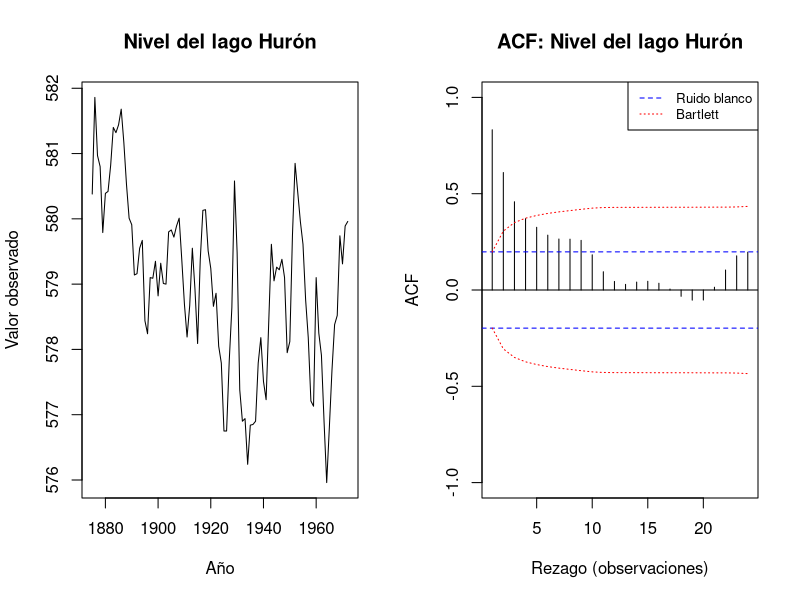
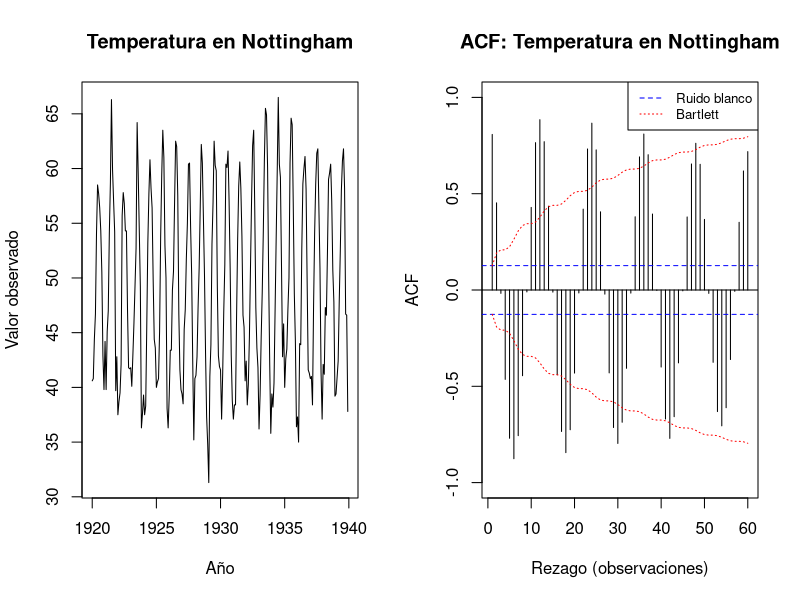
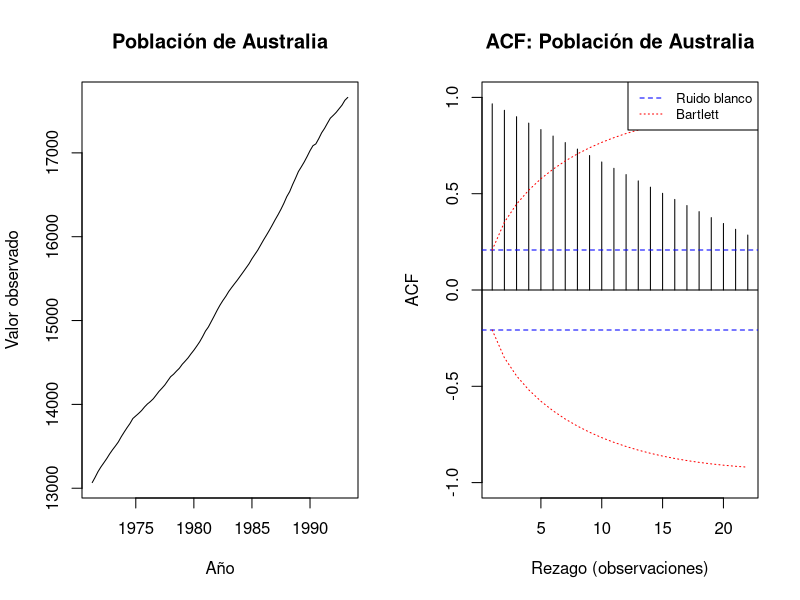
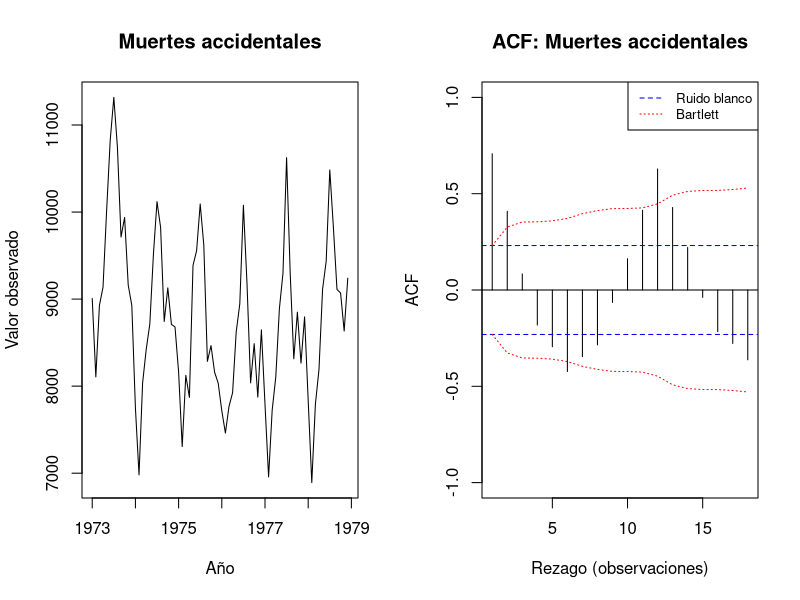
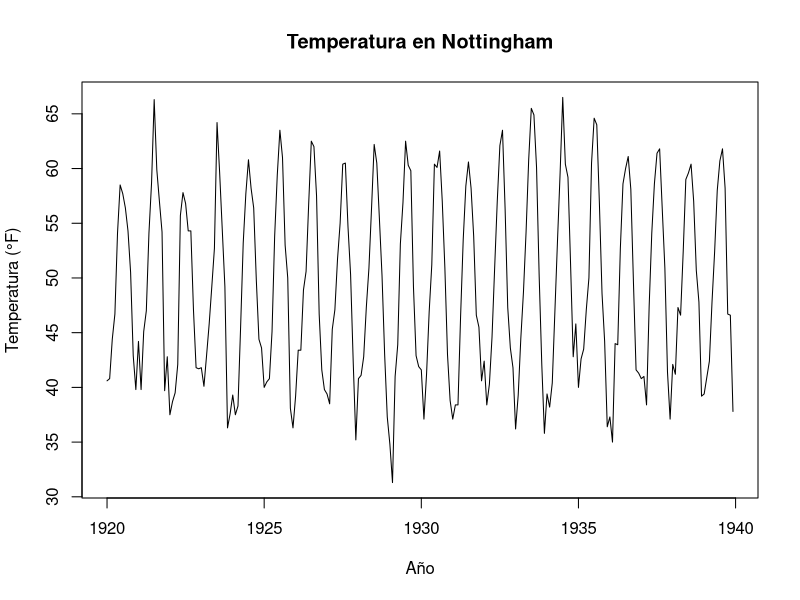
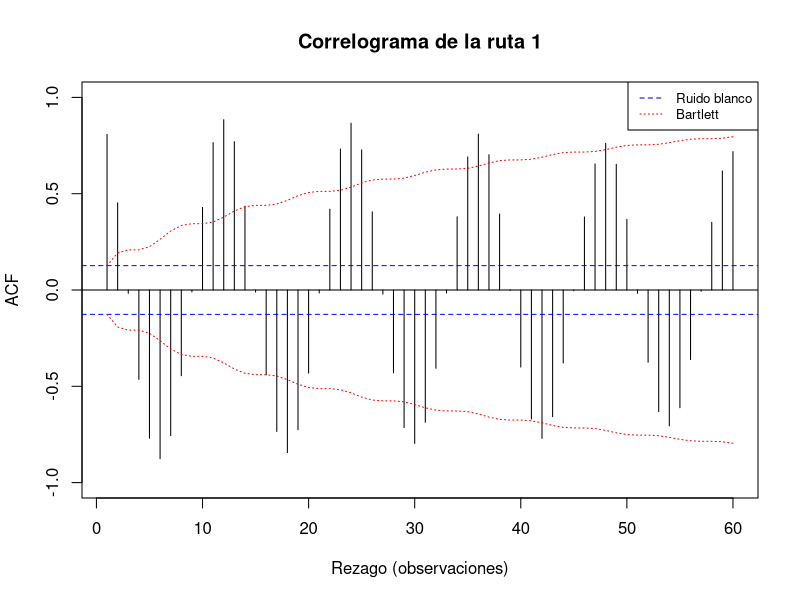
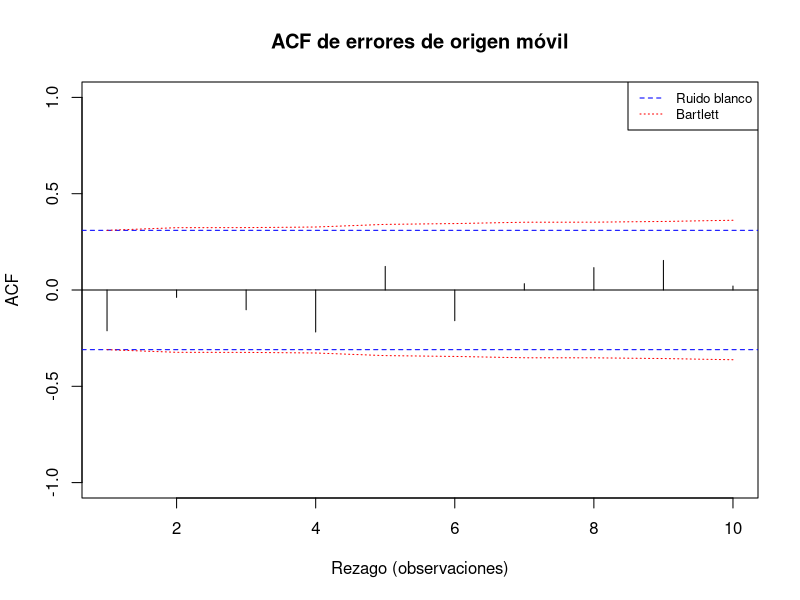
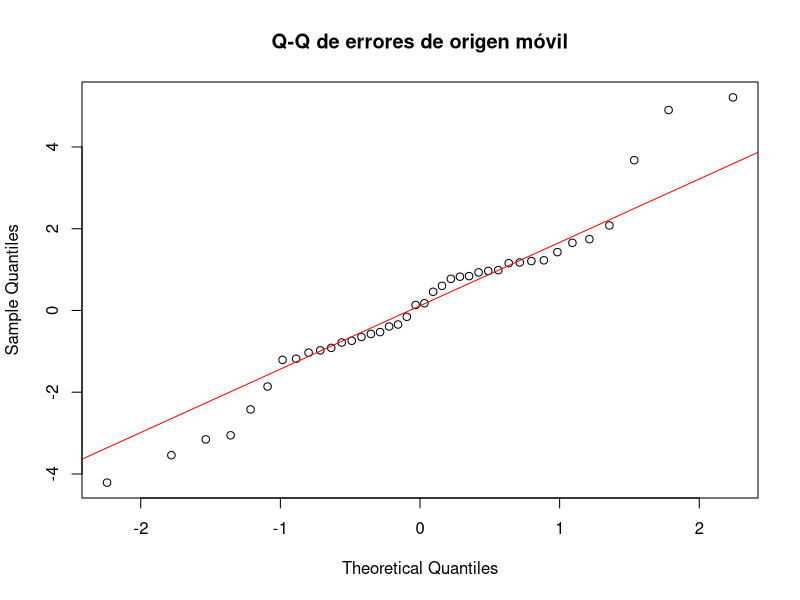

Here is the R script that generated these plots, in order:
## ---- chunk 1
# knitr controla la presentación de los bloques y sus resultados.
# echo = TRUE conserva el código para poder leerlo junto con sus comentarios.
# Los avisos se mantienen visibles para detectar dificultades durante el ajuste.
knitr::opts_chunk$set(echo = TRUE, warning = TRUE, message = FALSE, results = "asis",
                      fig.width = 9, fig.height = 5)
options(digits = 6)
## ---- chunk 2
# Esta primera función se crea para presentar todas las tablas del informe de la
# misma manera. El objeto tabla es el parámetro de entrada: cuando se llame a la
# función, recibirá como argumento un data.frame con los resultados que se desean
# mostrar. La función no modifica los cálculos; solamente organiza su presentación.
mostrar_tabla <- function(tabla) {
  # cat imprime texto directamente en el documento. Los dos saltos de línea,
  # representados por "\n\n", separan la tabla del contenido anterior para que
  # Markdown pueda reconocerla y dibujarla correctamente en el archivo HTML.
  cat("\n\n")

  # knitr::kable convierte el data.frame recibido en una tabla compatible con
  # Markdown. En esta llamada, tabla es el argumento que contiene los datos;
  # digits = 4 pide mostrar cuatro cifras decimales y row.names = FALSE evita
  # agregar una columna innecesaria con los números de las filas.
  # print envía al documento la tabla que kable acaba de construir.
  print(knitr::kable(tabla, digits = 4, row.names = FALSE))

  # Se dejan otros dos saltos de línea para separar la tabla del texto siguiente.
  cat("\n\n")
}

# Esta función construye el correlograma con las dos bandas de confianza pedidas.
# Tiene tres parámetros: serie recibe las observaciones; m fija el mayor rezago
# que se dibujará; y titulo recibe el texto que aparecerá encima del gráfico.
graficar_acf <- function(serie, m, titulo) {
  # as.numeric elimina atributos de calendario y deja únicamente los valores.
  # El vector resultante se guarda en valores porque la ACF necesita operar con
  # las observaciones numéricas, no con las etiquetas temporales de la serie.
  valores <- as.numeric(serie)

  # length cuenta las observaciones disponibles. El tamaño n se reutiliza en las
  # fórmulas de las bandas: cuanto mayor sea n, más estrechos serán sus límites.
  n <- length(valores)

  # stats::acf calcula las autocorrelaciones desde el rezago cero hasta m.
  # lag.max = m establece el último rezago; plot = FALSE evita que acf produzca
  # su gráfico automático, porque aquí se construirá uno con ambas bandas.
  # $acf extrae las correlaciones del resultado, as.numeric las vuelve un vector
  # sencillo y [-1] retira el rezago cero, cuya autocorrelación siempre es uno.
  r <- as.numeric(stats::acf(valores, lag.max = m, plot = FALSE)$acf)[-1]

  # seq_along crea los números 1, 2, ..., m. Estos valores serán las posiciones
  # horizontales de las autocorrelaciones almacenadas en r.
  rezagos <- seq_along(r)

  # qnorm(0.975) devuelve aproximadamente 1.96, el valor crítico normal usado
  # para una confianza del 95 %. Al dividirlo entre sqrt(n) se obtiene la banda
  # constante asociada con la aproximación de ruido blanco.
  blanca <- stats::qnorm(0.975) / sqrt(n)

  # cumsum(r^2) acumula los cuadrados de las autocorrelaciones. Se antepone un
  # cero porque, para calcular la banda de Bartlett del rezago k, solo se usan
  # r_1, ..., r_(k-1), es decir, no se incluye la correlación del propio rezago.
  previas <- c(0, cumsum(r^2))[seq_along(r)]

  # La fórmula de Bartlett produce un límite diferente en cada rezago. El objeto
  # bartlett es, por tanto, un vector con tantos límites como elementos tiene r.
  bartlett <- stats::qnorm(0.975) * sqrt((1 + 2 * previas) / n)

  # plot dibuja cada autocorrelación como una barra vertical porque type = "h".
  # ylim reúne los límites necesarios para que las barras y las dos bandas sean
  # visibles. main, xlab y ylab definen el título y los nombres de los ejes.
  plot(rezagos, r, type = "h",
       ylim = range(-1, 1, -bartlett, bartlett),
       main = titulo, xlab = "Rezago (observaciones)", ylab = "ACF")

  # abline añade primero la referencia horizontal de autocorrelación igual a cero.
  abline(h = 0)

  # Esta segunda llamada añade los límites positivo y negativo de ruido blanco.
  # col = "blue" los pinta de azul y lty = 2 utiliza líneas discontinuas.
  abline(h = c(-blanca, blanca), col = "blue", lty = 2)

  # lines incorpora los límites superior e inferior de Bartlett. Se dibujan por
  # separado porque cambian con el rezago; lty = 3 los diferencia visualmente.
  lines(rezagos, bartlett, col = "red", lty = 3)
  lines(rezagos, -bartlett, col = "red", lty = 3)

  # legend identifica las dos clases de bandas. "topright" fija la posición;
  # col y lty reproducen sus colores y trazos; cex = 0.8 reduce el texto al 80 %.
  legend("topright", c("Ruido blanco", "Bartlett"),
         col = c("blue", "red"), lty = c(2, 3), cex = 0.8)
}

# Esta función aplica Ljung-Box y devuelve sus resultados en una sola fila.
# valores recibe la serie que se evaluará; m indica el número máximo de rezagos;
# y p representa cuántos parámetros estimados deben descontarse de los grados de
# libertad. p = 0 es el valor predeterminado si no se entrega otro argumento.
resultado_ljung <- function(valores, m, p = 0) {
  # Box.test realiza la prueba. x recibe la serie como vector numérico; lag = m
  # define hasta qué rezago se examina la autocorrelación conjunta; type selecciona
  # el estadístico de Ljung-Box; y fitdf = p descuenta los parámetros estimados.
  # El objeto prueba conserva el estadístico Q, sus grados de libertad y el valor p.
  prueba <- stats::Box.test(
    x = as.numeric(valores), lag = m, type = "Ljung-Box", fitdf = p
  )

  # data.frame organiza el resultado para unirlo después con otras series.
  # unname elimina nombres internos que no se necesitan en las celdas. format.pval
  # presenta el valor p con cuatro cifras y eps evita imprimir un cero exacto cuando
  # el resultado es extremadamente pequeño.
  data.frame(n = length(valores), m = m, parametros_descontados = p,
             gl = unname(prueba$parameter), Q = unname(prueba$statistic),
             valor_p = format.pval(prueba$p.value, digits = 4, eps = 1e-12))
}

# Esta función reúne los métodos candidatos y devuelve sus pronósticos.
# entrenamiento contiene únicamente los datos conocidos en un origen; s indica
# cuántas observaciones forman un ciclo estacional; metodo es el nombre del modelo
# que se debe aplicar; y h es el horizonte, cuyo valor predeterminado es un periodo.
pronosticar_metodo <- function(entrenamiento, s, metodo, h = 1) {
  # n cuenta el tamaño de la muestra de entrenamiento. seq_len(h) produce las
  # posiciones 1, ..., h; al sumarlas a n se obtienen los índices futuros.
  n <- length(entrenamiento)
  futuro <- n + seq_len(h)

  # Si se solicita el método ingenuo estacional, tail extrae el ciclo más reciente.
  # rep lo repite hasta completar h pronósticos y return termina aquí la función.
  if (metodo == "Ingenuo estacional") {
    return(rep(tail(entrenamiento, s), length.out = h))
  }

  # %in% comprueba si el nombre pertenece a una de las dos variantes de
  # Holt-Winters. El if interno traduce ese nombre al argumento que exige la función.
  if (metodo %in% c("HW aditivo", "HW multiplicativo")) {
    tipo <- if (metodo == "HW aditivo") "additive" else "multiplicative"

    # ts convierte el vector en serie temporal y frequency = s registra su periodo.
    # HoltWinters estima nivel, tendencia y estacionalidad usando exclusivamente el
    # entrenamiento; seasonal = tipo elige la forma aditiva o multiplicativa.
    ajuste <- stats::HoltWinters(
      x = stats::ts(entrenamiento, frequency = s), seasonal = tipo
    )

    # predict obtiene h valores futuros mediante n.ahead = h. as.numeric elimina
    # atributos adicionales y return entrega únicamente el vector de pronósticos.
    return(as.numeric(stats::predict(ajuste, n.ahead = h)))
  }

  # Para las regresiones se crea una tabla con tres columnas: y almacena la
  # respuesta observada, t representa el tiempo y q identifica la estación.
  # factor transforma q en una variable categórica y levels = seq_len(s) conserva
  # exactamente las mismas s estaciones en entrenamiento y pronóstico.
  datos <- data.frame(
    y = entrenamiento, t = seq_len(n),
    q = factor((seq_len(n) - 1) %% s + 1, levels = seq_len(s))
  )

  # nuevos contiene las posiciones que se desean pronosticar. No incluye y porque
  # esos valores todavía son desconocidos; sí conserva t y la estación q.
  nuevos <- data.frame(
    t = futuro, q = factor((futuro - 1) %% s + 1, levels = seq_len(s))
  )

  # lm ajusta la regresión indicada por la fórmula. q - 1 estima una media propia
  # para cada estación sin añadir un intercepto general.
  if (metodo == "Medias estacionales") {
    ajuste <- stats::lm(y ~ q - 1, data = datos)

  # y ~ t + q combina una tendencia lineal temporal con efectos estacionales.
  } else if (metodo == "Tendencia y ficticias") {
    ajuste <- stats::lm(y ~ t + q, data = datos)

  # log(y) cambia la respuesta a escala logarítmica. Esta forma permite que los
  # cambios estacionales se interpreten de manera proporcional al nivel.
  } else if (metodo == "Log tendencia y ficticias") {
    ajuste <- stats::lm(log(y) ~ t + q, data = datos)

    # residuals extrae los errores del ajuste en escala logarítmica. exp los lleva
    # a escala multiplicativa y mean calcula el factor que corrige el sesgo causado
    # al regresar con exp a la escala original. Solo se usan datos de entrenamiento.
    factor_retransformacion <- mean(exp(stats::residuals(ajuste)))

    # predict calcula los valores logarítmicos para nuevos; exp devuelve la escala
    # original y la multiplicación aplica la corrección. return entrega el resultado.
    return(as.numeric(exp(stats::predict(ajuste, newdata = nuevos))) *
             factor_retransformacion)
  } else {
    # stop detiene la ejecución con un mensaje si metodo no coincide con ningún
    # nombre permitido. Así se evita producir silenciosamente un resultado incorrecto.
    stop("Nombre de método no reconocido.")
  }

  # Para los dos modelos lineales sin logaritmo, predict usa el ajuste y las filas
  # de nuevos. as.numeric entrega los pronósticos como un vector sencillo.
  as.numeric(stats::predict(ajuste, newdata = nuevos))
}

# Esta función ejecuta la evaluación de origen móvil para una ruta completa.
# y es la serie numérica; s es su periodo; origenes contiene las últimas posiciones
# conocidas en cada evaluación; y metodos enumera los candidatos que se compararán.
evaluar_ruta <- function(y, s, origenes, metodos) {
  # matrix crea el espacio donde se guardarán los pronósticos. NA_real_ reserva
  # celdas numéricas aún vacías; cada fila corresponde a un origen y cada columna
  # a un método. dimnames asigna como etiquetas los orígenes y los nombres dados.
  pronosticos <- matrix(NA_real_, nrow = length(origenes),
                       ncol = length(metodos),
                       dimnames = list(origenes, metodos))

  # El primer ciclo recorre los orígenes. seq_along devuelve posiciones válidas
  # incluso si cambia la cantidad de orígenes; o guarda el origen actual.
  for (i in seq_along(origenes)) {
    o <- origenes[i]

    # seq_len(o) selecciona desde la primera observación hasta el origen actual.
    # Así la ventana crece, pero nunca utiliza información posterior al origen.
    entrenamiento <- y[seq_len(o)]

    # El segundo ciclo recorre todos los métodos bajo exactamente el mismo origen.
    # Cada modelo se vuelve a estimar y produce un pronóstico de horizonte uno.
    for (j in seq_along(metodos)) {
      pronosticos[i, j] <- pronosticar_metodo(
        entrenamiento, s, metodos[j], h = 1
      )
    }
  }

  # Cada origen o pronostica la observación o + 1. Por eso este vector contiene
  # los valores reales que se compararán fila por fila con la matriz de pronósticos.
  observados <- y[origenes + 1]

  # stopifnot verifica dos condiciones necesarias: todos los pronósticos deben ser
  # finitos y ningún observado puede ser cero, pues el MAPE divide entre ese valor.
  stopifnot(all(is.finite(pronosticos)), all(observados != 0))

  # Los errores siguen la convención declarada: observado menos pronosticado.
  # R resta observados a cada columna de la matriz y conserva su organización.
  errores <- observados - pronosticos

  # Se inicia una tabla vacía que recibirá una fila de medidas por cada método.
  medidas <- data.frame()

  # El ciclo calcula todas las medidas sobre los mismos orígenes para garantizar
  # una comparación justa entre los candidatos.
  for (j in seq_along(metodos)) {
    # e extrae la columna de errores perteneciente al método actual.
    e <- errores[, j]

    # rbind agrega una fila: RMSE penaliza más los errores grandes; MAD promedia
    # sus valores absolutos; y MAPE expresa el error absoluto en porcentaje del
    # observado. length(origenes) registra cuántos pronósticos fueron evaluados.
    medidas <- rbind(medidas, data.frame(
      Metodo = metodos[j], Origenes = length(origenes),
      RMSE = sqrt(mean(e^2)), MAD = mean(abs(e)),
      MAPE_porcentaje = 100 * mean(abs(e / observados))
    ))
  }

  # order devuelve el orden ascendente del RMSE. La primera fila corresponderá al
  # método con menor error; luego se eliminan los nombres automáticos de las filas.
  medidas <- medidas[order(medidas$RMSE), ]
  rownames(medidas) <- NULL

  # list reúne todos los productos para reutilizarlos más adelante. ganador guarda
  # el nombre ubicado en la primera fila de la tabla ya ordenada por RMSE.
  list(tabla = medidas, errores = errores, pronosticos = pronosticos,
       observados = observados, ganador = medidas$Metodo[1])
}
## ---- chunk 3
# Se conservan los objetos ts originales para mostrar años en los gráficos.
# as.numeric se usa solo cuando interesa la posición de cada observación.
series_A <- list(
  "Nivel del lago Hurón" = LakeHuron,
  "Temperatura en Nottingham" = nottem,
  "Población de Australia" = austres,
  "Muertes accidentales" = USAccDeaths
)
## ---- chunk 4
tabla_A <- data.frame()
for (nombre in names(series_A)) {
  serie <- series_A[[nombre]]
  n <- length(serie)
  s <- frequency(serie)
  # mfrow organiza la serie a la izquierda y su ACF a la derecha.
  par(mfrow = c(1, 2))
  plot(serie, main = nombre, xlab = "Año", ylab = "Valor observado")
  graficar_acf(serie, floor(n / 4), paste("ACF:", nombre))
  r <- as.numeric(stats::acf(as.numeric(serie),
                             lag.max = 2 * s, plot = FALSE)$acf)
  tabla_A <- rbind(tabla_A, data.frame(
    Serie = nombre, T = n, s = s, r1 = r[2], rs = r[s + 1],
    r2s = r[2 * s + 1]
  ))
}
par(mfrow = c(1, 1))
mostrar_tabla(tabla_A)
## ---- chunk 5
tabla_A_ljung <- data.frame()
for (nombre in names(series_A)) {
  tabla_A_ljung <- rbind(tabla_A_ljung, cbind(
    Serie = nombre, resultado_ljung(series_A[[nombre]], m = 24)
  ))
}
mostrar_tabla(tabla_A_ljung)
## ---- chunk 6
# Cada entrada contiene la serie, su frecuencia, sus orígenes y candidatos.
# Los orígenes son índices de la última observación conocida.
# 200:239 proporciona 40 pronósticos de Nottingham; 80:107, 28 de UKgas.
# La segunda selección permite también consultar el tramo citado en C.4.
rutas <- list(
  ruta1 = list(
    serie = nottem, s = 12, origenes = 200:239,
    metodos = c("Ingenuo estacional", "Medias estacionales",
                "Tendencia y ficticias", "HW aditivo")
  ),
  ruta2 = list(
    serie = UKgas, s = 4, origenes = 80:107,
    metodos = c("Ingenuo estacional", "Tendencia y ficticias",
                "Log tendencia y ficticias", "HW aditivo", "HW multiplicativo")
  )
)
evaluaciones <- list()
## ---- chunk 7
# Se seleccionan los datos de esta ruta y se conserva su calendario.
ruta <- rutas$ruta1
serie <- ruta$serie
y <- as.numeric(serie)
s <- ruta$s
plot(serie, main = "Temperatura en Nottingham",
     xlab = "Año", ylab = "Temperatura (°F)")
## ---- chunk 8
graficar_acf(y, floor(length(y) / 4), "Correlograma de la ruta 1")
# Se solicitan cuatro múltiplos del período estacional.
# Se suma 1 para saltar la posición del rezago cero.
rezagos <- s * 1:4
r <- as.numeric(stats::acf(y, lag.max = 4 * s, plot = FALSE)$acf)
mostrar_tabla(data.frame(Rezago = rezagos, ACF = r[rezagos + 1]))
mostrar_tabla(resultado_ljung(y, m = 4 * s))
## ---- chunk 9
# El origen o usa los primeros o datos y evalúa exclusivamente el dato o+1.
origenes <- ruta$origenes
mostrar_tabla(data.frame(
  Primer_origen = min(origenes), Ultimo_origen = max(origenes),
  Numero_origenes = length(origenes), Horizonte = 1,
  Primer_dato_evaluado = min(origenes) + 1,
  Ultimo_dato_evaluado = max(origenes) + 1
))
## ---- chunk 10
# evaluar_ruta reestima todos los candidatos en cada origen.
# Los resultados quedan guardados para comparar, validar y pronosticar.
evaluaciones$ruta1 <- evaluar_ruta(y, s, origenes, ruta$metodos)
evaluacion <- evaluaciones$ruta1
mostrar_tabla(data.frame(Metodo = ruta$metodos))
## ---- chunk 11
mostrar_tabla(evaluacion$tabla)
# Se conservan métricas numéricas para calcular la diferencia con el referente.
# Una reducción positiva significa un error menor respecto al ingenuo estacional.
tabla <- evaluacion$tabla
referente <- tabla[tabla$Metodo == "Ingenuo estacional", ]
comparacion <- data.frame(
  Metrica = c("RMSE", "MAD", "MAPE_porcentaje"),
  Ganador = as.numeric(tabla[1, c("RMSE", "MAD", "MAPE_porcentaje")]),
  Ingenuo = as.numeric(referente[1, c("RMSE", "MAD", "MAPE_porcentaje")])
)
comparacion$Reduccion <- comparacion$Ingenuo - comparacion$Ganador
comparacion$Reduccion_porcentaje <- 100 * comparacion$Reduccion / comparacion$Ingenuo
mostrar_tabla(comparacion)
## ---- chunk 12
# La columna elegida contiene errores fuera de muestra, uno por origen.
errores_ganador <- evaluacion$errores[, evaluacion$ganador]
m_error <- floor(length(errores_ganador) / 4)
graficar_acf(errores_ganador, m_error, "ACF de errores de origen móvil")
mostrar_tabla(resultado_ljung(errores_ganador, m = m_error, p = 0))
mostrar_tabla(data.frame(
  Metodo = evaluacion$ganador, N = length(errores_ganador),
  Error_medio = mean(errores_ganador),
  RMSE = sqrt(mean(errores_ganador^2)),
  Cociente_error_medio_RMSE = mean(errores_ganador) /
    sqrt(mean(errores_ganador^2))
))
# Jarque–Bera usa asimetría y curtosis calculadas con momentos de orden 2, 3 y 4.
# lower.tail = FALSE devuelve la cola superior de la chi-cuadrado con 2 gl.
if (length(errores_ganador) >= 40) {
  centrados <- errores_ganador - mean(errores_ganador)
  m2 <- mean(centrados^2)
  asimetria <- mean(centrados^3) / m2^(3 / 2)
  curtosis <- mean(centrados^4) / m2^2
  JB <- length(centrados) / 6 * (asimetria^2 + (curtosis - 3)^2 / 4)
  mostrar_tabla(data.frame(
    N = length(centrados), JB = JB, gl = 2,
    valor_p = stats::pchisq(JB, df = 2, lower.tail = FALSE)
  ))
} else {
  mostrar_tabla(data.frame(
    N = length(errores_ganador),
    Jarque_Bera = "No calculada: menos de 40 errores; criterio operativo."
  ))
}
# El gráfico Q-Q permite examinar visualmente la forma de los errores.
stats::qqnorm(errores_ganador, main = "Q-Q de errores de origen móvil")
stats::qqline(errores_ganador, col = "red")
## ---- chunk 13
# Se ajustan doce medias estacionales sobre toda la serie para la comparación
# adicional solicitada. Aquí sí se trata de residuos dentro de muestra.
datos_completos <- data.frame(y = y, q = factor(cycle(serie)))
ajuste_medias <- stats::lm(y ~ q - 1, data = datos_completos)
residuos_medias <- stats::residuals(ajuste_medias)
mostrar_tabla(resultado_ljung(residuos_medias, m = 24, p = 12))
graficar_acf(residuos_medias, 24, "Residuos: medias estacionales")
## ---- chunk 14
# Se reajusta el método seleccionado con toda la serie para proyectar s períodos.
# La banda es heurística: pronóstico +/- 1.96 desviaciones de los errores
# de horizonte uno. Se conserva su ancho para todos los horizontes.
futuros <- pronosticar_metodo(y, s, evaluacion$ganador, h = s)
desviacion_error <- stats::sd(errores_ganador)
limite_inferior <- futuros - stats::qnorm(0.975) * desviacion_error
limite_superior <- futuros + stats::qnorm(0.975) * desviacion_error
tiempo_futuro <- tail(as.numeric(time(serie)), 1) + seq_len(s) / s
pronostico_final <- data.frame(
  Horizonte = seq_len(s), Anio = floor(tiempo_futuro + 1e-8),
  Periodo = round((tiempo_futuro - floor(tiempo_futuro + 1e-8)) * s) + 1,
  Pronostico = futuros, Inferior_heuristico = limite_inferior,
  Superior_heuristico = limite_superior
)
mostrar_tabla(pronostico_final)
# Se muestran los cuatro últimos ciclos y un ciclo futuro.
inicio <- max(1, length(y) - 4 * s + 1)
indices <- inicio:length(y)
plot(as.numeric(time(serie))[indices], y[indices], type = "l",
     xlim = range(as.numeric(time(serie))[indices], tiempo_futuro),
     ylim = range(y[indices], limite_inferior, limite_superior),
     xlab = "Año", ylab = "Valor", main = "Pronóstico y banda heurística")
polygon(c(tiempo_futuro, rev(tiempo_futuro)),
        c(limite_inferior, rev(limite_superior)),
        col = adjustcolor("steelblue", alpha.f = 0.2), border = NA)
lines(tiempo_futuro, futuros, type = "o", col = "blue")
legend("topleft", c("Observado", "Pronóstico", "Banda heurística"),
       col = c("black", "blue", "steelblue"), lty = c(1, 1, 1), cex = 0.8)
## ---- chunk 15
# Los dos modelos usan los mismos datos; el segundo agrega una tendencia.
# anova con test = "F" compara la reducción de suma de cuadrados residual.
datos_F <- data.frame(y = y, t = seq_along(y), q = factor(cycle(serie)))
modelo_reducido <- stats::lm(y ~ q, data = datos_F)
modelo_completo <- stats::lm(y ~ t + q, data = datos_F)
comparacion_F <- stats::anova(modelo_reducido, modelo_completo, test = "F")
pendiente <- unname(stats::coef(modelo_completo)["t"])
mostrar_tabla(data.frame(
  F = comparacion_F$F[2], valor_p = comparacion_F[["Pr(>F)"]][2],
  Pendiente_F_por_mes = pendiente, Pendiente_F_por_decada = 120 * pendiente
))
## ---- chunk 16
# Se seleccionan los datos de esta ruta y se conserva su calendario.
ruta <- rutas$ruta2
serie <- ruta$serie
y <- as.numeric(serie)
s <- ruta$s
plot(serie, main = "Consumo de gas en Reino Unido",
     xlab = "Año", ylab = "Consumo (millones de termias)")
## ---- chunk 17
# Cada fila de la matriz guarda los cuatro trimestres de un año.
# rowMeans obtiene el nivel medio; apply con MARGIN = 1 recorre las filas.
datos_anuales <- matrix(y, ncol = s, byrow = TRUE)
resumen_anual <- data.frame(
  Anio = unique(floor(as.numeric(time(serie)))),
  Nivel = rowMeans(datos_anuales),
  Amplitud = apply(datos_anuales, MARGIN = 1,
                  FUN = function(valores) max(valores) - min(valores))
)
mostrar_tabla(resumen_anual)
plot(resumen_anual$Nivel, resumen_anual$Amplitud, pch = 19,
     xlab = "Nivel medio anual", ylab = "Amplitud estacional anual",
     main = "Nivel y amplitud: cada punto representa un año")
mostrar_tabla(data.frame(Correlacion = cor(resumen_anual$Nivel,
                                          resumen_anual$Amplitud)))
## ---- chunk 18
graficar_acf(y, floor(length(y) / 4), "Correlograma de la ruta 2")
# Se solicitan cuatro múltiplos del período estacional.
# Se suma 1 para saltar la posición del rezago cero.
rezagos <- s * 1:4
r <- as.numeric(stats::acf(y, lag.max = 4 * s, plot = FALSE)$acf)
mostrar_tabla(data.frame(Rezago = rezagos, ACF = r[rezagos + 1]))
mostrar_tabla(resultado_ljung(y, m = 4 * s))
## ---- chunk 19
# El origen o usa los primeros o datos y evalúa exclusivamente el dato o+1.
origenes <- ruta$origenes
mostrar_tabla(data.frame(
  Primer_origen = min(origenes), Ultimo_origen = max(origenes),
  Numero_origenes = length(origenes), Horizonte = 1,
  Primer_dato_evaluado = min(origenes) + 1,
  Ultimo_dato_evaluado = max(origenes) + 1
))
## ---- chunk 20
# evaluar_ruta reestima todos los candidatos en cada origen.
# Los resultados quedan guardados para comparar, validar y pronosticar.
evaluaciones$ruta2 <- evaluar_ruta(y, s, origenes, ruta$metodos)
evaluacion <- evaluaciones$ruta2
mostrar_tabla(data.frame(Metodo = ruta$metodos))
## ---- chunk 21
mostrar_tabla(evaluacion$tabla)
# Se conservan métricas numéricas para calcular la diferencia con el referente.
# Una reducción positiva significa un error menor respecto al ingenuo estacional.
tabla <- evaluacion$tabla
referente <- tabla[tabla$Metodo == "Ingenuo estacional", ]
comparacion <- data.frame(
  Metrica = c("RMSE", "MAD", "MAPE_porcentaje"),
  Ganador = as.numeric(tabla[1, c("RMSE", "MAD", "MAPE_porcentaje")]),
  Ingenuo = as.numeric(referente[1, c("RMSE", "MAD", "MAPE_porcentaje")])
)
comparacion$Reduccion <- comparacion$Ingenuo - comparacion$Ganador
comparacion$Reduccion_porcentaje <- 100 * comparacion$Reduccion / comparacion$Ingenuo
mostrar_tabla(comparacion)
## ---- chunk 22
# La columna elegida contiene errores fuera de muestra, uno por origen.
errores_ganador <- evaluacion$errores[, evaluacion$ganador]
m_error <- floor(length(errores_ganador) / 4)
graficar_acf(errores_ganador, m_error, "ACF de errores de origen móvil")
mostrar_tabla(resultado_ljung(errores_ganador, m = m_error, p = 0))
mostrar_tabla(data.frame(
  Metodo = evaluacion$ganador, N = length(errores_ganador),
  Error_medio = mean(errores_ganador),
  RMSE = sqrt(mean(errores_ganador^2)),
  Cociente_error_medio_RMSE = mean(errores_ganador) /
    sqrt(mean(errores_ganador^2))
))
# Jarque–Bera usa asimetría y curtosis calculadas con momentos de orden 2, 3 y 4.
# lower.tail = FALSE devuelve la cola superior de la chi-cuadrado con 2 gl.
if (length(errores_ganador) >= 40) {
  centrados <- errores_ganador - mean(errores_ganador)
  m2 <- mean(centrados^2)
  asimetria <- mean(centrados^3) / m2^(3 / 2)
  curtosis <- mean(centrados^4) / m2^2
  JB <- length(centrados) / 6 * (asimetria^2 + (curtosis - 3)^2 / 4)
  mostrar_tabla(data.frame(
    N = length(centrados), JB = JB, gl = 2,
    valor_p = stats::pchisq(JB, df = 2, lower.tail = FALSE)
  ))
} else {
  mostrar_tabla(data.frame(
    N = length(errores_ganador),
    Jarque_Bera = "No calculada: menos de 40 errores; criterio operativo."
  ))
}
# El gráfico Q-Q permite examinar visualmente la forma de los errores.
stats::qqnorm(errores_ganador, main = "Q-Q de errores de origen móvil")
stats::qqline(errores_ganador, col = "red")
## ---- chunk 23
# Se reajusta el método seleccionado con toda la serie para proyectar s períodos.
# La banda es heurística: pronóstico +/- 1.96 desviaciones de los errores
# de horizonte uno. Se conserva su ancho para todos los horizontes.
futuros <- pronosticar_metodo(y, s, evaluacion$ganador, h = s)
desviacion_error <- stats::sd(errores_ganador)
limite_inferior <- futuros - stats::qnorm(0.975) * desviacion_error
limite_superior <- futuros + stats::qnorm(0.975) * desviacion_error
tiempo_futuro <- tail(as.numeric(time(serie)), 1) + seq_len(s) / s
pronostico_final <- data.frame(
  Horizonte = seq_len(s), Anio = floor(tiempo_futuro + 1e-8),
  Periodo = round((tiempo_futuro - floor(tiempo_futuro + 1e-8)) * s) + 1,
  Pronostico = futuros, Inferior_heuristico = limite_inferior,
  Superior_heuristico = limite_superior
)
mostrar_tabla(pronostico_final)
# Se muestran los cuatro últimos ciclos y un ciclo futuro.
inicio <- max(1, length(y) - 4 * s + 1)
indices <- inicio:length(y)
plot(as.numeric(time(serie))[indices], y[indices], type = "l",
     xlim = range(as.numeric(time(serie))[indices], tiempo_futuro),
     ylim = range(y[indices], limite_inferior, limite_superior),
     xlab = "Año", ylab = "Valor", main = "Pronóstico y banda heurística")
polygon(c(tiempo_futuro, rev(tiempo_futuro)),
        c(limite_inferior, rev(limite_superior)),
        col = adjustcolor("steelblue", alpha.f = 0.2), border = NA)
lines(tiempo_futuro, futuros, type = "o", col = "blue")
legend("topleft", c("Observado", "Pronóstico", "Banda heurística"),
       col = c("black", "blue", "steelblue"), lty = c(1, 1, 1), cex = 0.8)
## ---- chunk 24
# Esta tabla recupera la evaluación de la ruta 2 sobre los orígenes 80:107.
# No identifica el método anónimo del enunciado; aporta la comparación disponible.
mostrar_tabla(evaluaciones$ruta2$tabla)
## ---- chunk 25
# Se registra la versión de R y de los paquetes para reproducir la ejecución.
sessionInfo()
